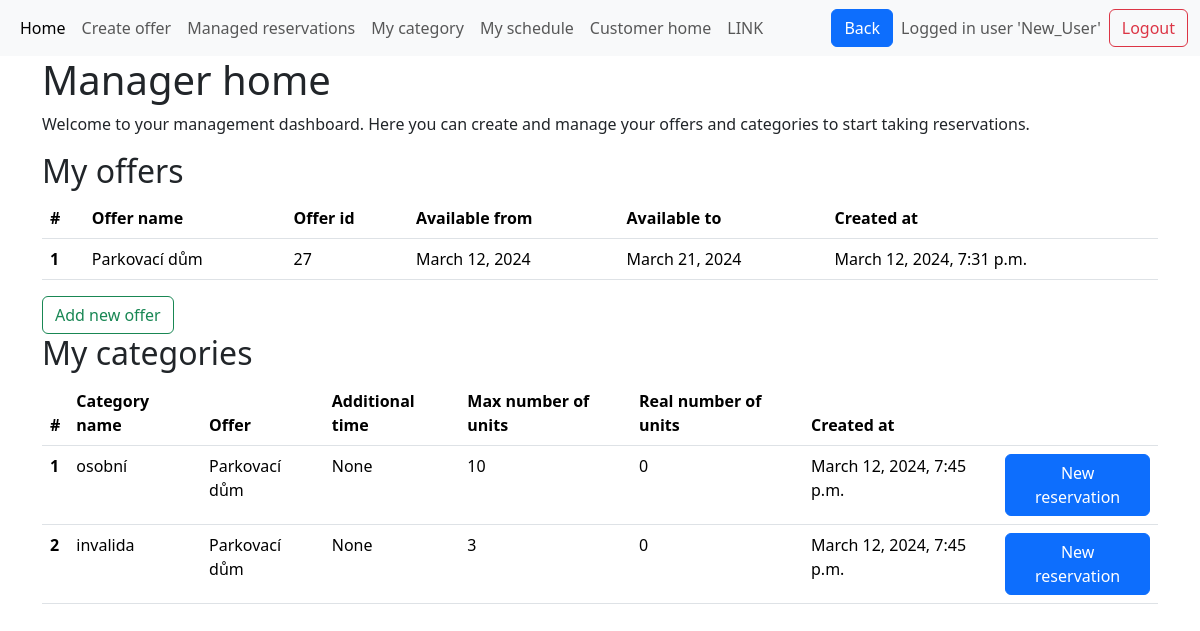
Page / (signed in) on the earlier database version.
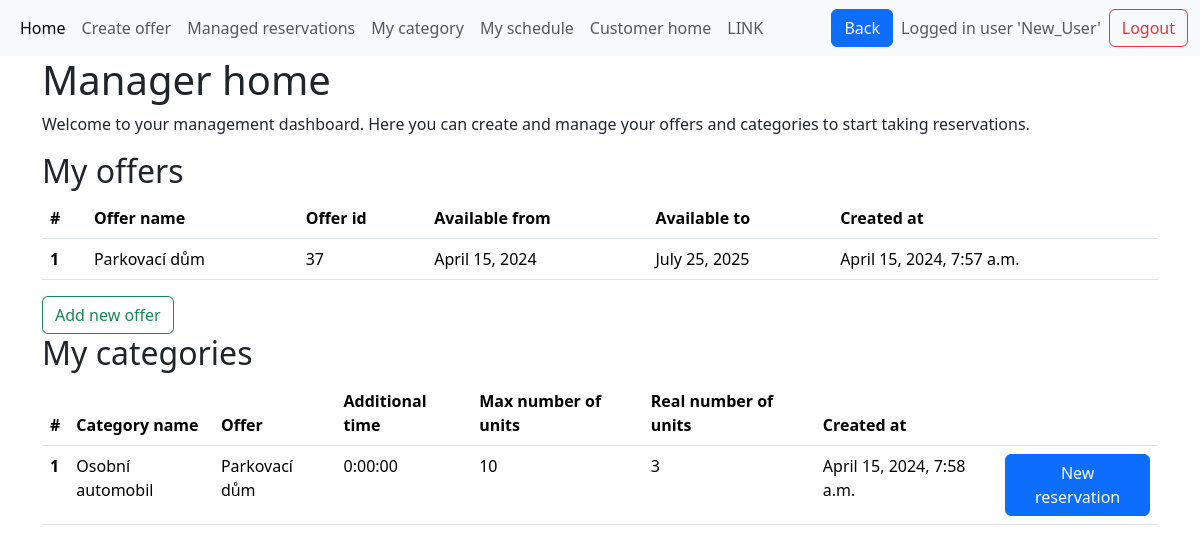
Same page on the later database version.
### base/models.py (models this page shows, shortened)
class Offer(models.Model):
    offer_name = models.CharField(max_length=50)
    available_from = models.DateField(null=True, blank=True)
    available_to = models.DateField(null=True, blank=True)
    created_at = models.DateTimeField(default=timezone.now)
    manager_of_this_offer = models.ForeignKey(
        User, on_delete=models.CASCADE, null=True, blank=True
    )
    def __str__(self):
        return self.offer_name  # rewrites Offer object (x) to its name in admi panel
    class Meta:
        unique_together = (
            "offer_name",
            "manager_of_this_offer",
        )  # there cannot be two same named offers managed by the same user

class Category(models.Model):
    category_name = models.CharField(max_length=50)
    category_description = models.CharField(max_length=1000, null=True, blank=True)
    category_capacity = models.IntegerField(default=1,help_text="How many reservations at one time are possible? e.g.seminar = 20 or parkplace = 1")
    max_simultaneous_reservations = models.IntegerField(default=1)
    additional_time = models.DurationField(null=True, blank=True,default=timedelta(0))
    count_of_units = models.IntegerField(default=1,help_text="How many units are there in this category? e.g. 5 parkplaces for disabled people")
    created_at = models.DateTimeField(default=timezone.now)
    unit_names = models.JSONField(default=list) # list of unit names
    opening_time = models.TimeField(default=datetime.time(0, 0))
    closing_time = models.TimeField(default=datetime.time(23, 59,59)) #TODO 24:00 and default values 9:23-9:23
    belongs_to_offer = models.ForeignKey(Offer, on_delete=models.CASCADE)
    category_pricing = models.ForeignKey(Pricing, on_delete=models.CASCADE, null=True)
    def get_unit_count(self):
        return self.unit_set.count()

### base/views.py (the view)
# urls.py: path('',views.manager_home, name='manager_home' ),
@login_required  # If a user is not logged in, Django will redirect them to the login page.
def manager_home(request):
    offers = Offer.objects.filter(
        manager_of_this_offer=request.user
    )  # only offers of this user
    form = forms.ReservationForm()
    category_ids = offers.values_list(
        "category", flat=True
    ).distinct()  # only categories of this user
    categories = models.Category.objects.filter(id__in=category_ids)
    return render(
        request,
        "manager_home.html",
        context={
            "form": form,
            "offers": offers,
            "categories": categories,
        },
    )

### templates/manager_home.html (shortened to what this page needs)
{% extends 'main.html' %}
{% load crispy_forms_tags %}
{% load static %}
{% block content %}
<div class="container-md">
    <h1> Manager home </h1>
    <p>Welcome to your management dashboard. Here you can create and manage your offers and categories to start taking reservations.</p>
    <h2>My offers</h2>
    {% if offers %}
    <div class="table-responsive" style="max-height: 300px; overflow-y: auto;">
        <table class="table table-hover">
            <thead>
                <tr>
                    <th scope="col">#</th>
                    <th scope="col">Offer name</th>
                    <th scope="col">Offer id</th>
                    <th scope="col">Available from</th>
                    <th scope="col">Available to</th>
                    <th scope="col">Created at</th>
                </tr>
            </thead>
            <tbody>
                {% for offer in offers %}
                <tr class="clickable-row" onclick="location.href='{% url 'offer_detail' offer.id %}'"
                    style="cursor: pointer;" title="Click to view offer detail">
                    <th scope="row">{{ forloop.counter }}</th>
                    <td>{{ offer.offer_name }} </td>
                    <td>{{ offer.id }} </td>
                    <td>{{ offer.available_from }} </td>
                    <td>{{ offer.available_to }} </td>
                    <td>{{ offer.created_at }} </td>
                </tr>
                {% endfor %}
            </tbody>
        </table>
    </div>
    <a href="{% url 'create_offer' %}" class="btn btn-outline-success " id="addrow">Add new offer</a>
    {% else %}
    <p>You do not have any offers yet. Start by creating your first offer to make your services available for booking.</p>
    <a href="{% url 'create_offer' %}" class="btn btn-success" id="addrow">Create your first Offer</a>
    {% endif %}
    <h2>My categories</h2>
    {% if categories %}
    <table class="table table-hover">
        <thead>
            <tr>
                <th scope="col">#</th>
                <th scope="col">Category name</th>
                <th scope="col">Offer</th>
                <th scope="col">Additional time</th>
                <th scope="col">Max number of units</th>
                <th scope="col">Real number of units</th>
                <th scope="col">Created at</th>
                <th scope="col"> </th>
            </tr>
        </thead>
        <tbody>
            {% for category in categories %}
            <tr class="clickable-row" style="cursor: pointer;" title="Click to edit category"
                onclick="location.href='{% url 'edit_category' category.belongs_to_offer.id category.id %}'">
                <th scope="row">{{ forloop.counter }}</th>
                <td>{{ category.category_name }} </td>
                <td>{{ category.belongs_to_offer }} </td>
                <td>{{ category.additional_time }} </td>
                <td>{{ category.count_of_units }} </td>
                <td>{{ category.get_unit_count }} </td>
                <td>{{ category.created_at }} </td>
                <td> <button class="btn btn-primary btn-reservation-calendar"
                        data-offer-id="{{ category.belongs_to_offer.id }}" data-category-id="{{ category.id }}">New
                        reservation</button>
                </td>
            </tr>
            {% endfor %}
        </tbody>
    </table>
    {% else %}
    <p>You do not have any categories. Begin by creating categories for your offers to organize them better. </p>
        <p>Each category can represent a different type of service or reservation slot you offer.</p>
    <p>Categories can be created from the offer detail page once you have offers set up.</p>
    {% endif %}
</div>
{% endblock %}

### templates/main.html (shortened to what this page needs)
<!DOCTYPE html>
<html>
    {% load static %}
<head>
    <link href="https://cdn.jsdelivr.net/npm/bootstrap@5.3.3/dist/css/bootstrap.min.css" rel="stylesheet"
>
    <link rel="stylesheet" href="https://cdn.jsdelivr.net/npm/bootstrap-icons@1.9.1/font/bootstrap-icons.css">
    <link rel="stylesheet" type="text/css" href="{% static 'css/style.css' %}">
</head>
<body>
    {% include 'navbar.html' %}
    {% block content %}
    {% endblock %}
</body>
</html>

### templates/navbar.html (shortened to what this page needs)
<nav class="navbar navbar-expand-lg bg-body-tertiary">
  <div class="container-fluid">
    <div class="collapse navbar-collapse" id="navbarSupportedContent">
      <ul class="navbar-nav me-auto mb-2 mb-lg-0">
        <li class="nav-item">
          <a class="nav-link active" aria-current="page" href="/manager_home">Home</a>
        </li>
        <li class="nav-item">
          <a class="nav-link" href="/create_offer">Create offer</a>
        </li>
        <li class="nav-item">
          <a class="nav-link" href="/managed_reservations">Managed reservations</a>
        </li>
        <li class="nav-item">
          <a class="nav-link" href="/my_schedule">My category</a>
        </li>
        <li class="nav-item">
          <a class="nav-link" href="/my_schedule">My schedule</a>
        </li>
        {% if request.user.is_authenticated %}
        <li class="nav-item">
          <a class="nav-link" href="{% url 'customer_home' manager_id=request.user.id %}">Customer home</a>
        </li>
        <li class="nav-item">
          <a class="nav-link" href="{% url 'manager_link' manager_id=request.user.id %}">LINK</a>
        </li>
        {% endif %}
      </ul>
      <button type="submit" class="btn btn-primary me-2" onclick="goBack()">Back</button>
       <div class="d-flex align-items-center">
        {% if request.user.is_authenticated %}
        <span class="navbar-text me-2"> Logged in user '{{ request.user.username | title }}'</span>
        <a class="btn btn-outline-danger" href="{% url 'logout' %}">Logout</a>
        {% else %}
        <a class="btn btn-outline-primary" href="{% url 'login' %}">Login</a>
        {% endif %}
      </div>
    </div>
    </div>
</nav>

Differences in the rows shown:
removed Offer: offer_name "Parkovací dům", id "27", available_from "March 12, 2024", available_to "March 21, 2024", created_at "March 12, 2024, 7:31 p.m."
removed Category: category_name "osobní", belongs_to_offer "Parkovací dům", additional_time "None", count_of_units "10", get_unit_count "0", created_at "March 12, 2024, 7:45 p.m."
removed Category: category_name "invalida", belongs_to_offer "Parkovací dům", additional_time "None", count_of_units "3", get_unit_count "0", created_at "March 12, 2024, 7:45 p.m."
added Offer: offer_name "Parkovací dům", id "37", available_from "April 15, 2024", available_to "July 25, 2025", created_at "April 15, 2024, 7:57 a.m."
added Category: category_name "Osobní automobil", belongs_to_offer "Parkovací dům", additional_time "0:00:00", count_of_units "10", get_unit_count "3", created_at "April 15, 2024, 7:58 a.m."
